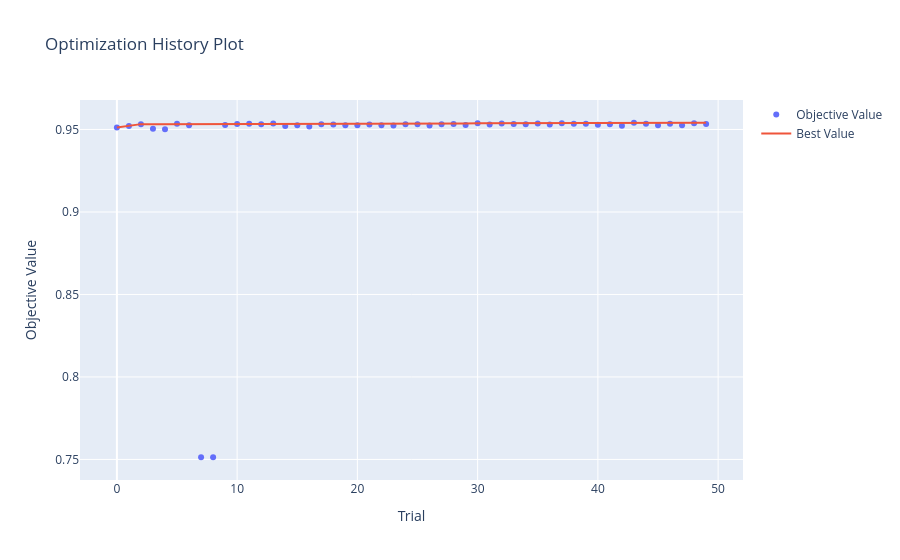

Source (notebook cell):
### Code cell
fig = optuna.visualization.plot_optimization_history(study)
show.show(fig)
